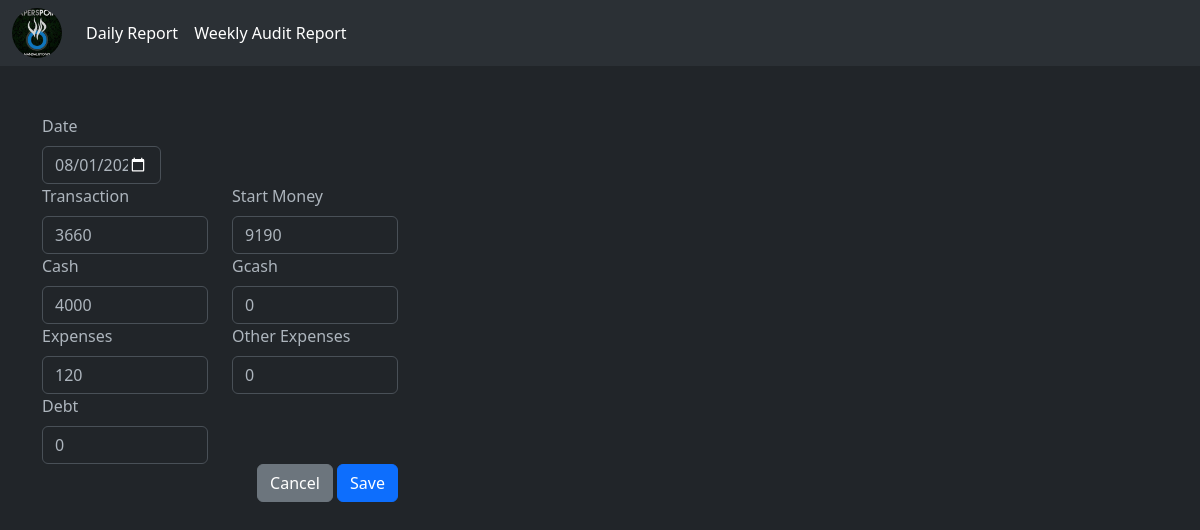
The app's page /edit-report.php?id=68 with its own data.
### tables this page shows
CREATE TABLE `daily_report` (
  `id` int(11) NOT NULL AUTO_INCREMENT,
  `date` date DEFAULT NULL,
  `daily_transaction` int(11) DEFAULT NULL,
  `start_money` int(11) DEFAULT NULL,
  `cash` int(11) DEFAULT NULL,
  `gcash` int(11) DEFAULT NULL,
  `expenses` int(11) DEFAULT NULL,
  `other_expenses` int(11) DEFAULT NULL,
  `debt` int(11) DEFAULT NULL,
  `actual_cash` int(11) DEFAULT NULL,
  `supposed_cash` int(11) DEFAULT NULL,
  `outcome` int(11) DEFAULT NULL,
  `createdAt` datetime DEFAULT NULL,
  `updatedAt` datetime DEFAULT NULL,
  `status` varchar(100) DEFAULT NULL,
  PRIMARY KEY (`id`)
);

### functions/Mysqlr.php (called while the page is built, shortened)
<?php
    class Mysql {
        public $conn;
        public function __construct ($servername, $username, $password, $database) {
            $servername = "localhost";
            $username = "root";
            $password = "root";
            $database = "audit";
            $this->conn = new mysqli ($servername, $username, $password, $database);
        }
        function getSingleReport ($id) {
            $getSingleReportQuery = "select * from daily_report where id = ".$id."; ";
            $result = $this->conn->query($getSingleReportQuery);
            $getSingleReport = [];
            while ($row = $result->fetch_assoc()) {
                $getSingleReport = $row;
            }
            return $getSingleReport;
        }
    }

### edit-report.php (the view, shortened to what this page needs)
<?php
    include_once './layout/header.php';
    $servername = "localhost";
    $username = "root";
    $password = "root";
    $database = "audit";
    $mysqlInstance = new Mysql ($servername, $username, $password, $database);
    $dailyReportList = $mysqlInstance-> getSingleReport ($_GET['id']);
?>
<section class="py-5">
    <div class="container">
        <div class="row">
            <div class="col-4 justify-content-center">
                <form action="/functions/request.php" method="POST">
                    <div class="col-4 mb-6">
                        <label for="date" class="form-label">Date</label>
                        <input type="date" id="date" name="date" class="form-control" value="<?= $dailyReportList ['date'] ?>">
                    </div>
                    <div class="row">
                        <div class="col">
                            <label for="transaction" class="form-label">Transaction</label>
                            <input type="number" id="transaction" name="transaction" class="form-control" value="<?= $dailyReportList ['daily_transaction'] ?>">
                        </div>
                        <div class="col">
                            <label for="startMoney" class="form-label">Start Money</label>
                            <input type="number" id="startMoney" name="startMoney" class="form-control" value="<?= $dailyReportList ['start_money'] ?>">
                        </div>
                    </div>
                    <div class="row">
                        <div class="col">
                            <label for="cash" class="form-label">Cash</label>
                            <input type="number" id="cash" name="cash" class="form-control" value="<?= $dailyReportList ['cash'] ?>">
                        </div>
                        <div class="col">
                            <label for="gcash" class="form-label">Gcash</label>
                            <input type="number" id="gcash" name="gcash" class="form-control" value="<?= $dailyReportList ['gcash'] ?>">
                        </div>
                    </div>
                    <div class="row">
                        <div class="col">
                            <label for="expenses" class="form-label">Expenses</label>
                            <input type="number" id="expenses" name="expenses" class="form-control" value="<?= $dailyReportList ['expenses'] ?>">
                        </div>
                        <div class="col">
                            <label for="otherExpenses" class="form-label">Other Expenses</label>
                            <input type="number" id="otherExpenses" name="otherExpenses" class="form-control"value="<?= $dailyReportList ['other_expenses'] ?>">
                        </div>
                    </div>
                    <div class="row">
                        <div class="col-6">
                            <label for="debt" class="form-label">Debt</label>
                            <input type="number" id="debt" name="debt" class="form-control" value="<?= $dailyReportList ['debt'] ?>">
                        </div>
                    </div>
                    <div class="text-end">
                        <button type="button" class="btn btn-secondary" data-bs-dismiss="modal">Cancel</button>
                        <button type="submit" class="btn btn-primary">Save</button>
                    </div>
                </form>
            </div>
        </div>
    </div>
</section>
<?php
    include_once './layout/footer.php';
?>

### records on screen
daily_report: date "08/01/2023", transaction "3660", startMoney "9190", cash "4000", gcash "0", expenses "120", debt "0"
